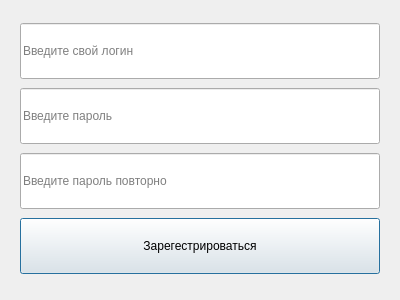
<?xml version="1.0" encoding="UTF-8"?>
<ui version="4.0">
 <class>RegistrationDialog</class>
 <widget class="QDialog" name="RegistrationDialog">
  <property name="geometry">
   <rect>
    <x>0</x>
    <y>0</y>
    <width>400</width>
    <height>300</height>
   </rect>
  </property>
  <property name="windowTitle">
   <string>Регистрация</string>
  </property>
  <widget class="QWidget" name="verticalLayoutWidget">
   <property name="geometry">
    <rect>
     <x>20</x>
     <y>20</y>
     <width>360</width>
     <height>260</height>
    </rect>
   </property>
   <layout class="QVBoxLayout" name="verticalLayout">
    <item>
     <widget class="QLineEdit" name="UsernameLine">
      <property name="minimumSize">
       <size>
        <width>0</width>
        <height>56</height>
       </size>
      </property>
      <property name="placeholderText">
       <string>Введите свой логин</string>
      </property>
     </widget>
    </item>
    <item>
     <widget class="QLineEdit" name="PasswordLine">
      <property name="minimumSize">
       <size>
        <width>0</width>
        <height>56</height>
       </size>
      </property>
      <property name="text">
       <string/>
      </property>
      <property name="placeholderText">
       <string>Введите пароль</string>
      </property>
     </widget>
    </item>
    <item>
     <widget class="QLineEdit" name="PasswordLine_2">
      <property name="minimumSize">
       <size>
        <width>0</width>
        <height>56</height>
       </size>
      </property>
      <property name="placeholderText">
       <string>Введите пароль повторно</string>
      </property>
     </widget>
    </item>
    <item>
     <widget class="QPushButton" name="RegisterButton">
      <property name="minimumSize">
       <size>
        <width>0</width>
        <height>56</height>
       </size>
      </property>
      <property name="text">
       <string>Зарегестрироваться</string>
      </property>
     </widget>
    </item>
   </layout>
  </widget>
 </widget>
 <resources/>
 <connections/>
</ui>
